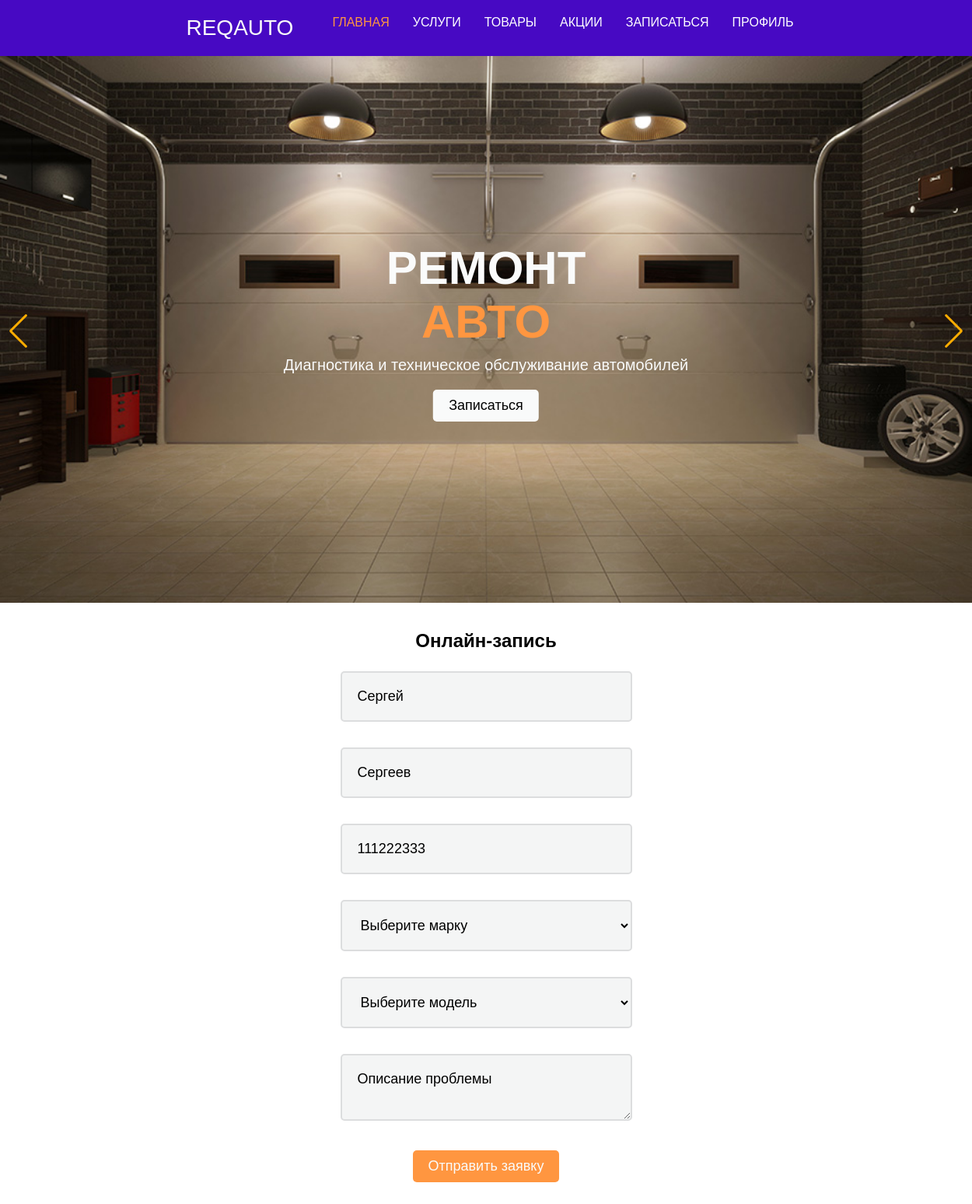
The app's page / (signed in) with its own data.
### models.py (models this page shows)
class User(db.Model):
    __tablename__ = 'User'
    ID = db.Column(db.Integer, primary_key=True)
    username = db.Column(db.String(50), unique=True)
    password = db.Column(db.String(128))
    firstName = db.Column(db.String(50))
    lastName = db.Column(db.String(50))
    patronymic = db.Column(db.String(50))
    phone = db.Column(db.String(15))
    dateBirth = db.Column(db.Date, nullable=True)
    roleID = db.Column(db.Integer, db.ForeignKey('Role.ID'))
    photo = db.Column(db.String(256), nullable=True)

### app.py (the view)
@app.route('/')
def index():
    car_makes = CarMake.query.all()
    user_data = None
    if 'user_id' in session:
        user_id = session['user_id']
        user = User.query.get(user_id)
        user_data = {
            'firstName': user.firstName,
            'lastName': user.lastName,
            'patronymic': user.patronymic,
            'phone': user.phone
        }
    return render_template('index.html', car_makes=car_makes, user_data=user_data)

### templates/index.html (shortened to what this page needs)
<!DOCTYPE html>
<html lang="en">
  <head>
    <link rel="stylesheet" href="/static/styles.css" />
    <link
      rel="stylesheet"
      href="https://cdn.jsdelivr.net/npm/swiper@8/swiper-bundle.min.css"
    />
  </head>
  <body>
    <header>
      <div class="logo">ReqAuto</div>
      <nav>
        <ul>
          <li><a href="#" class="active">Главная</a></li>
          <li><a href="#">Услуги</a></li>
          <li><a href="#">Товары</a></li>
          <li><a href="#">Акции</a></li>
          <li><a href="#form">Записаться</a></li>
          <li><a href="#" onclick="checkSessionAndRedirect()">Профиль</a></li>
        </ul>
      </nav>
    </header>
    <main>
      <section class="back-header">
        <div class="swiper-container">
          <div class="swiper-wrapper">
            <div class="swiper-slide">
              <div class="swiper-text-container">
                <p class="h1 wh">Ремонт</p>
                <p class="h1 light-text">Авто</p>
                <p class="h2 wh" style="margin-top: 10px">
                  Диагностика и техническое обслуживание автомобилей
                </p>
                <button class="button h3" style="margin-top: 20px">
                  <a href="#form" class="no-link-style">Записаться</a>
                </button>
              </div>
              <img src="/static/assets/car.png" alt="" class="img-back" />
            </div>
          </div>
          <button class="swiper-button-prev"></button>
          <button class="swiper-button-next"></button>
        </div>
      </section>
      <section class="horizontal-center-container" id="form">
        <form class="form" action="/submit" method="post">
          <label class="h2 form-title">Онлайн-запись</label>
          <input
            class="form-input h3"
            type="text"
            id="firstName"
            name="firstName"
            style="margin-top: 25px"
            value="{{ user_data.firstName if user_data else '' }}"
            placeholder="Имя"
            required
          /><br />
          <input
            class="form-input h3"
            type="text"
            id="lastName"
            name="lastName"
            value="{{ user_data.lastName if user_data else '' }}"
            placeholder="Фамилия"
            required
          /><br />
          <input
            class="form-input h3"
            type="text"
            id="phone"
            name="phone"
            value="{{ user_data.phone if user_data else '' }}"
            placeholder="Телефон"
            required
          /><br />
          <select
            class="form-input h3"
            id="carMake"
            name="carMake"
            required
            onchange="updateModels()"
          >
            <option value="">Выберите марку</option>
            </select
          ><br />
          <select class="form-input h3" id="carModel" name="carModel" required>
            <option value="">Выберите модель</option></select
          ><br />
          <textarea
            class="form-input h3"
            id="defectsDescription"
            name="defectsDescription"
            placeholder="Описание проблемы"
            required
          ></textarea
          ><br />
          <button class="button submit-button h3" type="submit">
            Отправить заявку
          </button>
        </form>
      </section>
    </main>
  </body>
</html>

### static/styles.css (style rules this page uses)
html { scroll-behavior: smooth; }
html, body, p { margin: 0; padding: 0; width: 100%; height: 100%; }
.h1 { text-transform: uppercase; font-family: "Rubik", sans-serif; font-weight: 600; font-size: 60px; }
.h2 { text-transform: initial; font-family: "Rubik", sans-serif; font-weight: 100; font-size: 20px; }
.h3 { text-transform: initial; font-family: "Rubik", sans-serif; font-weight: 100; font-size: 18px; }
.wh { color: #fafbfb; }
header { margin: 0; padding: 20px; background-color: #4709c3; width: 100%; position: sticky; display: flex; justify-content: center; top: 0; z-index: 100; }
.logo { display: flex; font-family: "Montserrat", sans-serif; font-weight: 100; text-transform: uppercase; margin-right: 50px; font-size: 28px; color: #fafbfb; align-items: center; }
nav ul { list-style: none; margin: 0; padding-left: 0; display: flex; justify-content: center; }
nav a { text-decoration: none; color: #fff; display: flex; justify-content: center; }
nav li { display: inline; font-family: "Montserrat", sans-serif; font-weight: 100; text-transform: uppercase; margin: 0 30px 0 0; font-size: 16px; display: flex; justify-content: center; align-items: center; }
.active { color: #ff9640; }
.back-header { position: relative; overflow: hidden; }
.img-back { width: 100%; height: 50%; position: relative; object-fit: contain; }
.swiper-button-prev, .swiper-button-next { background-color: rgba(255, 255, 255, 0); border: none; --swiper-theme-color: #fdad00; }
.swiper-slide { text-align: center; font-size: 18px; }
.swiper-text-container { position: absolute; top: 50%; left: 50%; transform: translate(-50%, -50%); text-align: center; z-index: 2; }
.light-text { color: #ff9640; }
.button { background-color: #f9fafa; width: fit-content; height: fit-content; padding: 10px 20px; max-width: 100%; border-radius: 5px; border-style: none; color: #000; }
.submit-button { margin: 0 auto; margin-top: 20px; background-color: #ff9640; color: #fafbfb; }
.horizontal-center-container { display: flex; justify-content: center; text-align: center; }
.form { display: flex; flex-direction: column; width: fit-content; min-width: 30%; max-width: 80%; padding: 30px; border-radius: 5px; height: 100%; }
.form-title { font-size: 24px; font-weight: 550; }
.form-input { width: 100%; border-radius: 5px; border: 2px solid #dcddde; margin-top: 15px; background: #f4f5f5; padding: 20px; box-sizing: border-box; outline: none; transition: all 0.3s ease; }
.form-input::placeholder { color: #000; }
.no-link-style { text-decoration: none; color: inherit; }

### records on screen
User: firstName "Сергей", lastName "Сергеев", phone "111222333"
